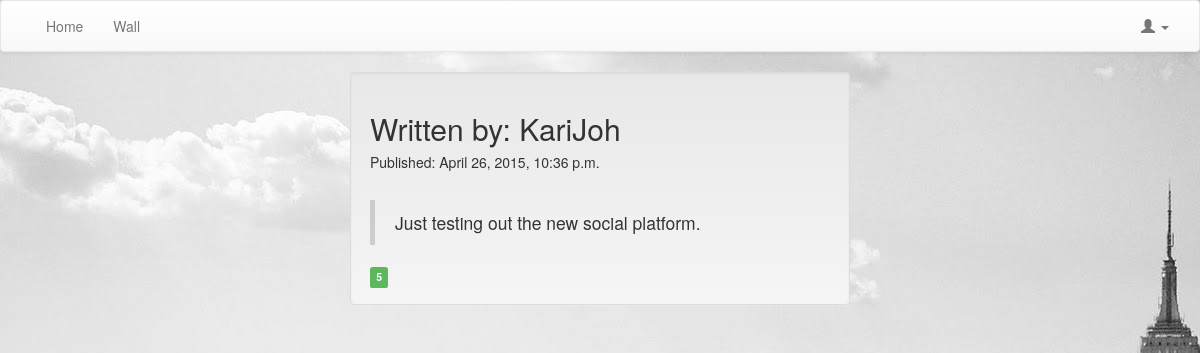
Screenshot of /kvittr_messages/20/ with the database file from the repository.
### kvittr_messages/models.py (models this page shows, shortened)
class Message(models.Model):
	message = models.TextField()
	created_by = models.ForeignKey(User, related_name="created_message")
	created_datetime = models.DateTimeField()
	likes = models.PositiveIntegerField(default=0)
	class Meta:
		ordering = ['-id']

### kvittr_messages/views.py (the view)
# urls.py: url(r'^(\d+)/$', views.message_details, name='message_details'),
def message_details(request, message_id):
	message = Message.objects.get(pk=message_id)
	messages = Message.objects.all()
	context = {'message': message}
	return render(request, 'kvittr_messages/message_details.html', context)

### kvittr_messages/templates/kvittr_messages/message_details.html (shortened to what this page needs)
{% extends 'theme/base.html' %}
{% load staticfiles %}
{% block extra_head %}
        <link rel="stylesheet" href="{% static "kvittr_messages/css/style.css" %}">
{% endblock extra_head %}
{% block pagecontent %}
	<div class="well well_center">
		<h2>Written by: {{ message.created_by }} </h2>
		<h5>Published: {{ message.created_datetime }} </h5>
                <br>
        <blockquote>{{ message.message }}</blockquote>
                <span class="label label-success label-as-badge" id="id-likes-for-message-{{ message.id }}">{{ message.likes }}</span>
	</div>
{% endblock %}

### kvittr_messages/static/kvittr_messages/css/style.css (style rules this page uses)
body { background-image: url("/static/kvittr_messages/images/background.jpg"); background-repeat:no-repeat; }
.well_center { width: 500px; margin-left: auto; margin-right: auto; }

### rows the page displays
Message: created_by "KariJoh", created_datetime "April 26, 2015, 10:36 p.m.", message "Just testing out the new social platform.", likes "5"
